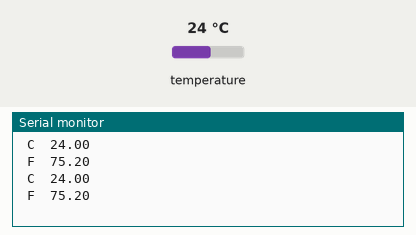
Recording of a sketch running on a simulated ESP8266 (NodeMCU). Parts: the last lines printed to the serial monitor. The inputs (shaded band) are chosen by the test bench; at power-on: temperature 24 °C.

Above: at 2.8 s.
2.9 s: temperature set to 12 °C
At 3.6 s:
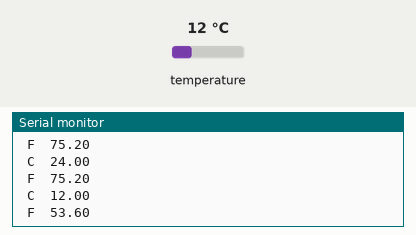
4.7 s: temperature set to 19 °C
At 4.7 s:
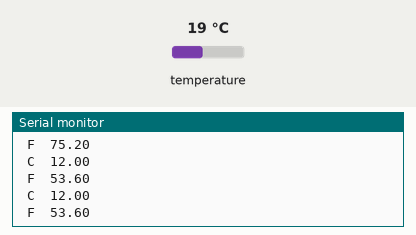
Timing chart, 0 to 7.7 s (numbered marks = the images above; inputs shaded):
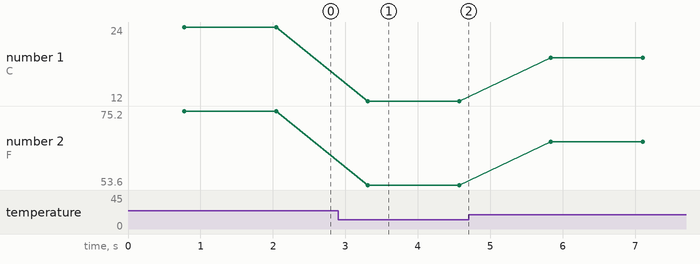

Measured:
- after the input at 2.9 s, the serial monitor: prints a new line after 0.41 s (image 1)
- plotted number 1: 24 → 12 after the input at 2.9 s, 12 → 19 after the input at 4.7 s
- plotted number 2: 75.2 → 53.6 after the input at 2.9 s, 53.6 → 66.2 after the input at 4.7 s

The sketch:

temperatureSensor.ino
```cpp
#include <DallasTemperature.h>
#include <OneWire.h>

#define ONE_WIRE_BUS D4                          //D2 pin of nodemcu

OneWire oneWire(ONE_WIRE_BUS);

DallasTemperature sensors(&oneWire);            // Pass the oneWire reference to Dallas Temperature.

float Celcius = 0;
float Fahrenheit = 0;

void setup(void)
{
  Serial.begin(9600);
  sensors.begin();
}

void loop(void)
{


  sensors.requestTemperatures();
  Celcius = sensors.getTempCByIndex(0);
  Fahrenheit=sensors.toFahrenheit(Celcius);
  Serial.print(" C  ");
  Serial.println(Celcius);
   Serial.print(" F  ");
   Serial.println(Fahrenheit);
  //For Temperature Sensor --END--
  delay(500);
}
```
